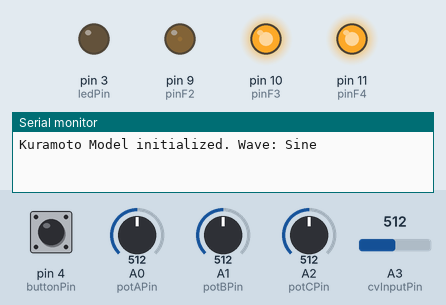
This sketch was run on a simulated Arduino Uno, built with avr-gcc and run on an emulated ATmega328P. On the bench: output pins drawn as LEDs (lit = HIGH), the last lines printed to the serial monitor. Dashed ring = blinking. The inputs (shaded band) are chosen by the test bench; at power-on: pin 4 (buttonPin) HIGH, A1 (potBPin) = 512, A2 (potCPin) = 512, A0 (potAPin) = 512, A3 (cvInputPin) = 512. EEPROM starts erased.

Above: at 1.28 s.
1.3 s: pin 4 (buttonPin) pulled LOW for 0.15 s
At 3.3 s:
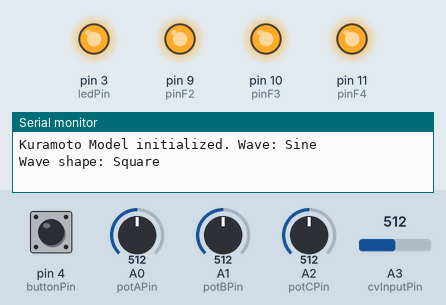
4.3 s: A1 (potBPin) set to 529
At 4.95 s:
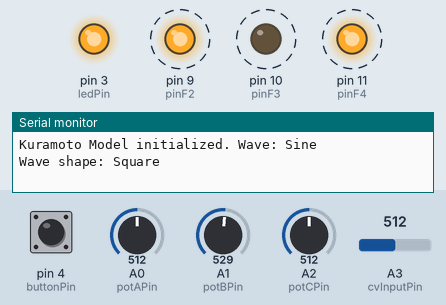
7.3 s: A2 (potCPin) set to 716
10.3 s: A0 (potAPin) set to 90
At 13.1 s:
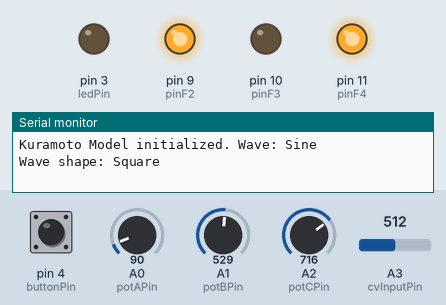
13.3 s: A3 (cvInputPin) set to 534
At 16.12 s:
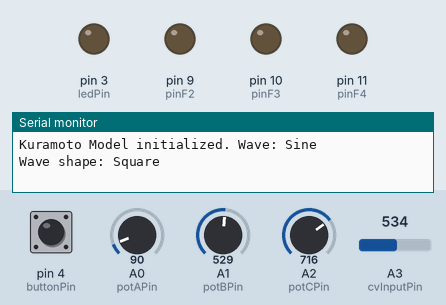
16.3 s: pin 4 (buttonPin) pulled LOW for 1 s
Timing chart, 0 to 22.3 s (numbered marks = the images above; inputs shaded):
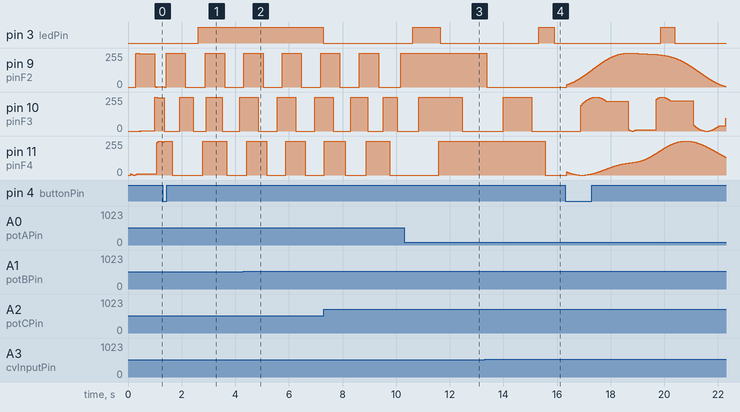

The sketch:

mod1-Kuramoto-Model.ino
```cpp
/*
Kuramoto Model - Coupled Oscillator Synchronization LFO
A model of coupled phase oscillators that exhibits spontaneous synchronization.
Three oscillators with different natural frequencies try to sync - sometimes they lock,
sometimes they drift apart, creating organic evolving patterns.

This is the model behind firefly synchronization, heart pacemaker cells, and neural rhythms.

Three oscillators with phases θ1, θ2, θ3:
- Each wants to oscillate at its own natural frequency
- Coupling pulls them toward synchronization
- The battle between individuality and conformity creates emergent behavior

Pots:
  A0 → Base frequency (0.5-5 Hz: overall speed of oscillations)
  A1 → Frequency spread (0-5: how different the natural frequencies are)
  A2 → K (coupling strength / 0-3: LOW=locked sync, MID=partial sync, HIGH=independent/chaotic)

Input:
  F1 (A3 / D17) → CV input (modulates coupling strength K, -1 to +2 offset to Pot C)

Outputs:
  D9 (F2)  → Oscillator 1 (sine wave from phase θ1)
  D10 (F3) → Oscillator 2 (sine wave from phase θ2)
  D11 (F4) → Oscillator 3 (sine wave from phase θ3)

Button (D4) → Toggle between sine and square wave outputs
LED (D3)    → Blinks when oscillators are synchronized (phase coherence indicator)
*/

#include <EEPROM.h>
#define EEPROM_ADDR 0

const int potAPin = A0;  // base frequency (speed)
const int potBPin = A1;  // frequency spread
const int potCPin = A2;  // K (coupling strength)

const int cvInputPin = A3;  // F1 CV input
const int pinF2 = 9;   // OC1A - oscillator 1
const int pinF3 = 10;  // OC1B - oscillator 2
const int pinF4 = 11;  // OC2A - oscillator 3

const int ledPin = 3;
const int buttonPin = 4;

// Wave shape toggle
bool squareWave = false;  // false = sine, true = square
bool lastButtonState = HIGH;
unsigned long lastDebounceTime = 0;
unsigned long debounceDelay = 50;

// Kuramoto model variables
float theta1 = 0.0;  // Phase of oscillator 1
float theta2 = 2.0;  // Phase of oscillator 2 (start offset)
float theta3 = 4.0;  // Phase of oscillator 3 (start offset)

float omega1 = 1.0;  // Natural frequency of oscillator 1
float omega2 = 1.2;  // Natural frequency of oscillator 2
float omega3 = 0.8;  // Natural frequency of oscillator 3

unsigned long lastUpdateTime = 0;

// Synchronization detection
float lastCoherence = 0.0;
unsigned long lastSyncTime = 0;

void setup() {
  Serial.begin(9600);

  // Read saved wave shape from EEPROM
  squareWave = EEPROM.read(EEPROM_ADDR) == 1;

  pinMode(potAPin, INPUT);
  pinMode(potBPin, INPUT);
  pinMode(potCPin, INPUT);

  pinMode(ledPin, OUTPUT);
  pinMode(buttonPin, INPUT_PULLUP);
  pinMode(cvInputPin, INPUT);

  pinMode(pinF2, OUTPUT);
  pinMode(pinF3, OUTPUT);
  pinMode(pinF4, OUTPUT);

  // Timer1 (16-bit) PWM Setup for F2 (D9) & F3 (D10)
  TCCR1A = _BV(COM1A1) | _BV(COM1B1) | _BV(WGM10);
  TCCR1B = _BV(WGM12) | _BV(CS10); // ~31.4kHz PWM

  // Timer2 (8-bit) PWM Setup for F4 (D11)
  TCCR2A = _BV(COM2A1) | _BV(WGM21) | _BV(WGM20);
  TCCR2B = _BV(CS21);

  OCR1A = 128;
  OCR1B = 128;
  OCR2A = 128;

  lastUpdateTime = millis();

  Serial.print("Kuramoto Model initialized. Wave: ");
  Serial.println(squareWave ? "Square" : "Sine");
}

void loop() {
  // Button handling for wave shape toggle
  bool buttonState = digitalRead(buttonPin);

  if (buttonState != lastButtonState) {
    lastDebounceTime = millis();
  }

  if ((millis() - lastDebounceTime) > debounceDelay) {
    static bool lastStableState = HIGH;

    if (buttonState != lastStableState) {
      lastStableState = buttonState;

      if (buttonState == LOW) {
        squareWave = !squareWave;
        EEPROM.write(EEPROM_ADDR, squareWave ? 1 : 0);
        Serial.print("Wave shape: ");
        Serial.println(squareWave ? "Square" : "Sine");
      }
    }
  }

  lastButtonState = buttonState;

  // Calculate time step (dt in seconds)
  unsigned long currentTime = millis();
  float dt = (currentTime - lastUpdateTime) / 1000.0;
  lastUpdateTime = currentTime;

  // Clamp dt to prevent huge jumps
  if (dt > 0.1) dt = 0.1;
  if (dt < 0.001) dt = 0.001;

  // F1 as CV input - modulates coupling strength
  // TUNE HERE: CV offset range
  float cvOffset = mapFloat(analogRead(cvInputPin), 0, 1023, -1.0, 2.0);

  // Read pots and map to Kuramoto parameters
  // TUNE HERE: Base frequency (overall speed) - POT A
  float baseFreq = mapFloat(analogRead(potAPin), 0, 1023, 0.5, 8.0);

  // TUNE HERE: Frequency spread (how different the natural frequencies are) - POT B
  float spread = mapFloat(analogRead(potBPin), 0, 1023, 0.0, 9.0);

  // TUNE HERE: K (coupling strength) - THE KEY PARAMETER - POT C (INVERTED)
  // K=0: locked together, K>1: partial sync, K>2: independent/chaotic
  float K_base = mapFloat(analogRead(potCPin), 0, 1023, 3.0, 0.0);  // Inverted: CCW=high coupling, CW=low coupling
  float K = K_base + cvOffset;
  K = constrain(K, 0.0, 5.0);

  // Set natural frequencies based on spread
  // Center frequency is baseFreq, spread determines variation
  omega1 = baseFreq;
  omega2 = baseFreq + spread * 0.3;
  omega3 = baseFreq - spread * 0.2;

  // Kuramoto model equations:
  // dθ1/dt = ω1 + (K/N) * Σ sin(θj - θ1)
  // dθ2/dt = ω2 + (K/N) * Σ sin(θj - θ2)
  // dθ3/dt = ω3 + (K/N) * Σ sin(θj - θ3)
  // where N=3 (number of oscillators)

  float coupling1 = (K / 3.0) * (sin(theta2 - theta1) + sin(theta3 - theta1));
  float coupling2 = (K / 3.0) * (sin(theta1 - theta2) + sin(theta3 - theta2));
  float coupling3 = (K / 3.0) * (sin(theta1 - theta3) + sin(theta2 - theta3));

  float dtheta1 = omega1 + coupling1;
  float dtheta2 = omega2 + coupling2;
  float dtheta3 = omega3 + coupling3;

  // Update phases
  theta1 += dtheta1 * dt;
  theta2 += dtheta2 * dt;
  theta3 += dtheta3 * dt;

  // Keep phases in reasonable range (wrap around 2π)
  theta1 = fmod(theta1, TWO_PI);
  theta2 = fmod(theta2, TWO_PI);
  theta3 = fmod(theta3, TWO_PI);

  if (theta1 < 0) theta1 += TWO_PI;
  if (theta2 < 0) theta2 += TWO_PI;
  if (theta3 < 0) theta3 += TWO_PI;

  // Calculate order parameter (phase coherence) for LED
  // r = |Σ exp(i*θj)| / N  measures how synchronized they are
  float sumCos = cos(theta1) + cos(theta2) + cos(theta3);
  float sumSin = sin(theta1) + sin(theta2) + sin(theta3);
  float coherence = sqrt(sumCos * sumCos + sumSin * sumSin) / 3.0;

  // LED indicates synchronization (high coherence)
  // TUNE HERE: Coherence threshold for sync indication
  if (coherence > 0.8) {
    digitalWrite(ledPin, HIGH);
    lastSyncTime = millis();
  } else if (millis() - lastSyncTime > 100) {
    digitalWrite(ledPin, LOW);
  }

  // Convert phases to output values
  int pwm1, pwm2, pwm3;

  if (squareWave) {
    // Square wave output (comparator on phase)
    pwm1 = (theta1 < PI) ? 255 : 0;
    pwm2 = (theta2 < PI) ? 255 : 0;
    pwm3 = (theta3 < PI) ? 255 : 0;
  } else {
    // Sine wave output
    // TUNE HERE: Output amplitude/offset
    pwm1 = constrain((int)(127.5 + 127.5 * sin(theta1)), 0, 255);
    pwm2 = constrain((int)(127.5 + 127.5 * sin(theta2)), 0, 255);
    pwm3 = constrain((int)(127.5 + 127.5 * sin(theta3)), 0, 255);
  }

  // Output PWM signals
  OCR1A = pwm1;  // F2 - Oscillator 1
  OCR1B = pwm2;  // F3 - Oscillator 2
  OCR2A = pwm3;  // F4 - Oscillator 3

  lastCoherence = coherence;
}

// Helper function to map float values
float mapFloat(float x, float in_min, float in_max, float out_min, float out_max) {
  return (x - in_min) * (out_max - out_min) / (in_max - in_min) + out_min;
}
```

Measured:
- the behaviour switches between 528 and 529 on A1 (potBPin) (found by bisection; images 1 and 2)
- the behaviour switches between 519 and 520 on A3 (cvInputPin) (found by bisection; images 3 and 4)
- after the input at 4.3 s, pin 3 (ledPin): HIGH → LOW after 3.0 s
- after the input at 10.3 s, pin 9 (pinF2): stays 255/255 (without the input it goes to 0/255 after 0.78 s)
- after the input at 13.3 s, pin 3 (ledPin): LOW → HIGH after 2.0 s, → LOW 0.58 s later
- by itself, pin 9 (pinF2): alternates 255/255 for 0.74 s and 0/255 for 0.77 s
